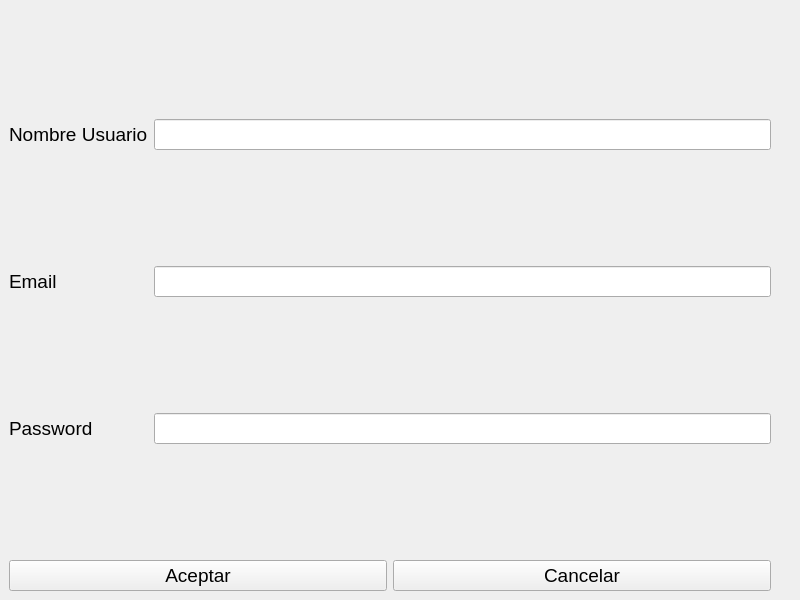
<?xml version="1.0" encoding="UTF-8"?>
<ui version="4.0">
 <class>MainWindow</class>
 <widget class="QMainWindow" name="MainWindow">
  <property name="geometry">
   <rect>
    <x>0</x>
    <y>0</y>
    <width>800</width>
    <height>600</height>
   </rect>
  </property>
  <property name="font">
   <font>
    <pointsize>14</pointsize>
   </font>
  </property>
  <property name="windowTitle">
   <string>Registrar usuario</string>
  </property>
  <widget class="QWidget" name="centralwidget">
   <layout class="QGridLayout" name="gridLayout_2">
    <item row="0" column="0">
     <layout class="QGridLayout" name="gridLayout">
      <item row="1" column="0">
       <widget class="QLabel" name="label">
        <property name="text">
         <string>Nombre Usuario</string>
        </property>
       </widget>
      </item>
      <item row="4" column="1">
       <widget class="QLineEdit" name="lineEdit_password"/>
      </item>
      <item row="4" column="0">
       <widget class="QLabel" name="label_3">
        <property name="text">
         <string>Password</string>
        </property>
       </widget>
      </item>
      <item row="3" column="0">
       <widget class="QLabel" name="label_2">
        <property name="text">
         <string>Email</string>
        </property>
       </widget>
      </item>
      <item row="3" column="1">
       <widget class="QLineEdit" name="lineEdit_email"/>
      </item>
      <item row="1" column="1">
       <widget class="QLineEdit" name="lineEdit_nombre"/>
      </item>
     </layout>
    </item>
    <item row="1" column="0">
     <layout class="QHBoxLayout" name="horizontalLayout">
      <item>
       <widget class="QPushButton" name="pushButton">
        <property name="text">
         <string>Aceptar</string>
        </property>
       </widget>
      </item>
      <item>
       <widget class="QPushButton" name="pushButton_Cancelar">
        <property name="text">
         <string>Cancelar</string>
        </property>
       </widget>
      </item>
     </layout>
    </item>
    <item row="0" column="1">
     <spacer name="verticalSpacer">
      <property name="orientation">
       <enum>Qt::Vertical</enum>
      </property>
      <property name="sizeHint" stdset="0">
       <size>
        <width>20</width>
        <height>40</height>
       </size>
      </property>
     </spacer>
    </item>
   </layout>
  </widget>
 </widget>
 <tabstops>
  <tabstop>lineEdit_nombre</tabstop>
  <tabstop>lineEdit_email</tabstop>
  <tabstop>lineEdit_password</tabstop>
  <tabstop>pushButton</tabstop>
  <tabstop>pushButton_Cancelar</tabstop>
 </tabstops>
 <resources/>
 <connections/>
</ui>
